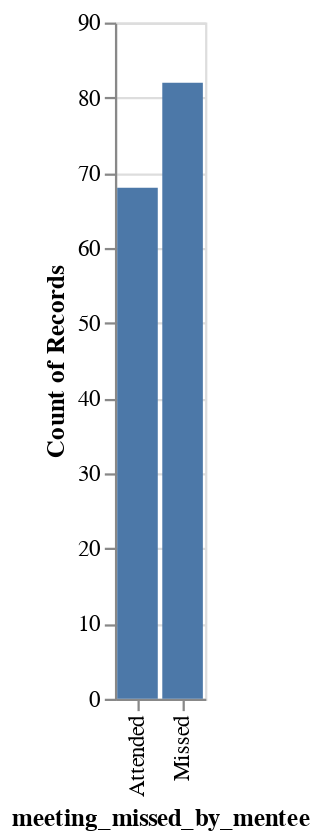

The notebook cell saved with this chart:
### Code cell
missed

### Figure 1 — Vega-Lite specification as saved in the notebook (floating-point values rounded to 4 significant figures; data arrays with more than 128 entries replaced by an {"elided": "..."} marker saying what was removed)
{"config": {"view": {"continuousWidth": 400, "continuousHeight": 300}}, "data": {"name": "data-3b373659a030f22e2f2bef513480da65"}, "mark": "bar", "encoding": {"x": {"field": "meeting_missed_by_mentee", "type": "nominal"}, "y": {"aggregate": "count", "field": "meeting_missed_by_mentee", "type": "nominal"}}, "$schema": "https://vega.github.io/schema/vega-lite/v4.17.0.json", "datasets": {"data-3b373659a030f22e2f2bef513480da65": {"elided": "150 records"}}}
